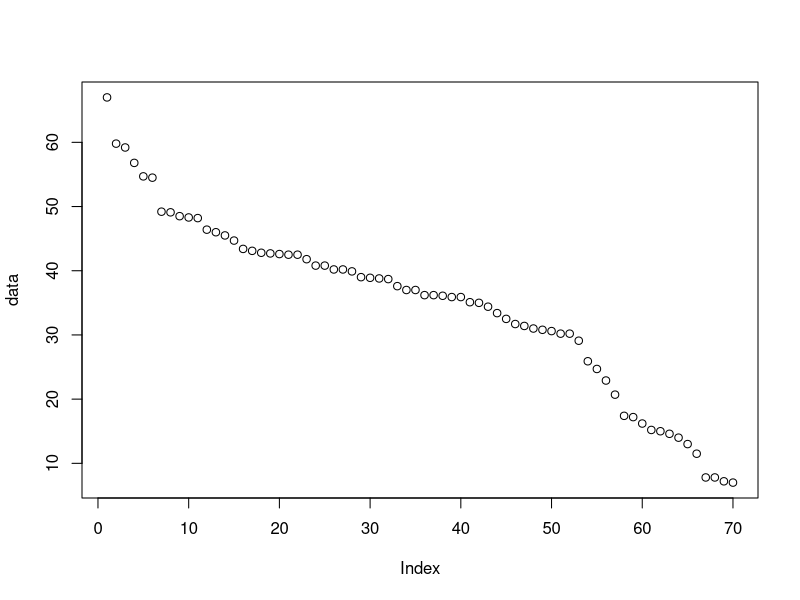
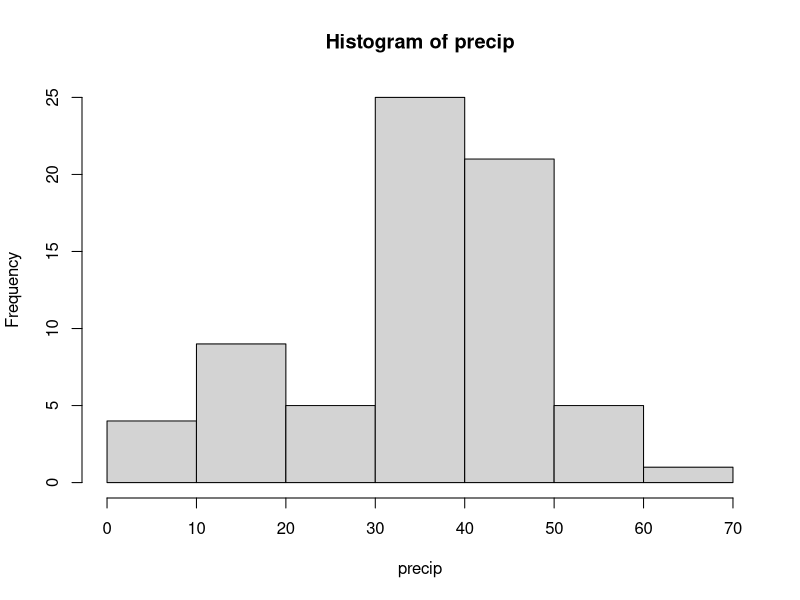

The R source for these figures, in order:
## ---- chunk 1
knitr::opts_chunk$set(echo = TRUE)
## ---- chunk 2
data("precip")
# summary(precip)
# View(precip)
## ---- chunk 3
# names(precip)[6]
"Sacramento" %in% names(precip)
## ---- chunk 4
data = sort(precip, decreasing = TRUE)
print(head(names(data)))
print(tail(names(data), n=5))
## ---- chunk 5
first = data[1]
last = tail(data, n=1)
first[1]/last[1]
## ---- chunk 6
plot(data)
mean(data)
closest = data[42]
closest
furthest = 67-mean(data)
furthest
## ---- chunk 7
hist(precip)
